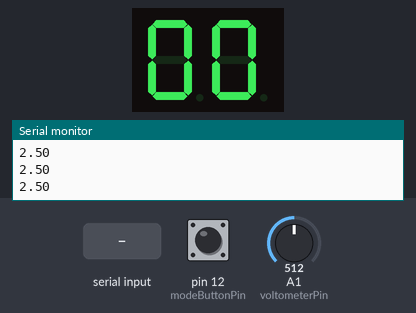
Bench run of a program on a simulated Arduino Uno, built with avr-gcc and run on an emulated ATmega328P. On the bench: 2-digit seven-segment display, the last lines printed to the serial monitor. Wiring (inferred from the names in the program): 2-digit 7-segment display, segments lit when HIGH: segments pin 3, pin 4, pin 5, pin 6, pin 7, pin 8, pin 9; digit selects pin 10, pin 11. Inputs (shaded band) come from the test bench; at power-on: pin 12 (modeButtonPin) HIGH, A1 (voltometerPin) = 512. The segment pins are drawn as the display they are named for.

Above: at 1.2 s.
1.3 s: pin 12 (modeButtonPin) pulled LOW for 0.15 s
2.9 s: "90,45\n" received over Serial
At 3.4 s:
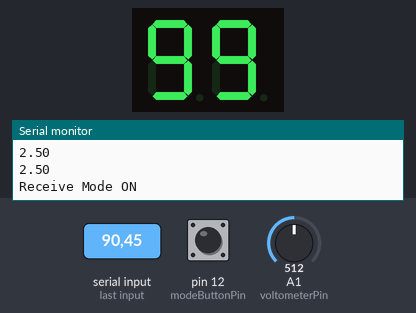
4.4 s: "5\n" received over Serial
At 5.6 s:
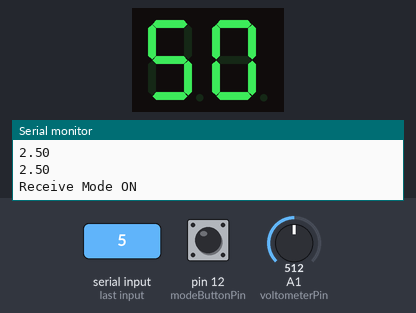
5.9 s: pin 12 (modeButtonPin) pulled LOW for 1 s
Timing chart, 0 to 8.9 s (numbered marks = the images above; inputs shaded):
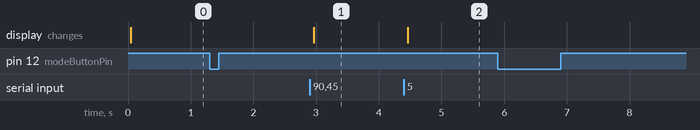

Measured:
- after the input at 2.9 s, the display: changes after 0.06 s (image 1)
- after the input at 4.4 s, the display: changes after 0.06 s (image 2)

The program:

main.cpp
```cpp
/**
 * @file main.cpp
 * @brief Główny plik programu dla Arduino/PlatformIO.
 *
 * W tym pliku zapewniono:
 *  - konfigurację oraz odczyt wartości z potencjometru
 *  - obsługę przycisku losowania (z wykorzystaniem biblioteki Bounce2)
 *  - obsługę przycisku trybu pracy
 *  - inicjalizację funkcji wyświetlania informacji na wyświetlaczu 7-segmentowym (multipleksowanie)
 *  - ustawienie generatora liczb pseudolosowych na bazie odczytu z pinu analogowego
 *
 * Szczegóły funkcjonalne:
 *  - Funkcja setup() inicjalizuje niezbędne moduły (wyświetlacz, przyciski, napięcie) oraz ustawia prędkość transmisji szeregowej.
 *  - Funkcja loop() w kółko odczytuje napięcie, aktualizuje stan przycisków trybu i losowania oraz steruje wyświetlaniem.
 */

#include <Arduino.h>
#include "voltage.h"
#include "button.h"
#include "display.h"
#include "mode.h"

void setup() {
  Serial.begin(9600);

  // Inicjalizacja modułów
  setupDisplay();
  setupRandomButton();
  setupVoltage();
  setupModeButton();

  // Ustawienie ziarna generatora losowego
  randomSeed(analogRead(A0));
}

void loop() {
  // Odczyt napięcia
  updateVoltage();

  // Aktualizacja stanu przycisku losowania
  updateRandomButton();

  // Aktualizacja stanu przycisku trybu
  updateModeButton();

  // Wyświetlanie (multipleksowanie)
  multiplexDisplay();
}
```

button.h
```cpp
/**
 * @file button.h
 * @brief Deklaracje funkcji i zmiennych do obsługi przycisku losowania.
 */

#ifndef BUTTON_H
#define BUTTON_H

#include <Arduino.h>

/**
 * @brief Konfiguruje pin przycisku losowania.
 */
void setupRandomButton();

/**
 * @brief Aktualizuje stan przycisku losowania i obsługuje zdarzenia.
 */
void updateRandomButton();

/**
 * @brief Sprawdza, czy tryb losowania jest włączony.
 * @return True, jeśli losowanie jest włączone, False w przeciwnym razie.
 */
bool isRandomizing();

#endif // BUTTON_H
```

display.h
```cpp
/**
 * @file display.h
 * @brief Deklaracje funkcji i zmiennych do obsługi wyświetlacza 7-segmentowego.
 */

#ifndef DISPLAY_H
#define DISPLAY_H

#include <Arduino.h>

/**
 * @brief Globalna tablica przechowująca bieżące cyfry (dziesiątki i jedności).
 */
extern int currentDigits[2];

/**
 * @brief Konfiguruje piny wyświetlacza 7-segmentowego.
 */
void setupDisplay();

/**
 * @brief Ustawia wartość obu cyfr do wyświetlenia.
 * @param number Liczba z przedziału 0-99.
 */
void displayNumber(int number);

/**
 * @brief Realizuje multipleksowanie (naprzemienne wyświetlanie) obu cyfr.
 *
 * Funkcja powinna być wywoływana w pętli `loop()`.
 */
void multiplexDisplay();

#endif // DISPLAY_H
```

mode.h
```cpp
/**
 * @file mode.h
 * @brief Deklaracje funkcji i zmiennych do obsługi przycisku zmiany trybu.
 */

#ifndef MODE_H
#define MODE_H

#include <Arduino.h>

/**
 * @brief Konfiguruje pin przycisku zmiany trybu.
 */
void setupModeButton();

/**
 * @brief Aktualizuje stan przycisku zmiany trybu i obsługuje zdarzenia.
 */
void updateModeButton();

/**
 * @brief Sprawdza, czy tryb odbioru danych jest włączony.
 * @return True, jeśli Serial ma odbierać dane, False w przeciwnym razie.
 */
bool isReceiveMode();

#endif // MODE_H
```

voltage.h
```cpp
/**
 * @file voltage.h
 * @brief Deklaracje funkcji i zmiennych do obsługi woltomierza.
 */

#ifndef VOLTAGE_H
#define VOLTAGE_H

#include <Arduino.h>

/**
 * @brief Konfiguruje pin woltomierza.
 */
void setupVoltage();

/**
 * @brief Aktualizuje odczyt napięcia i wysyła dane do Serial.
 */
void updateVoltage();

#endif // VOLTAGE_H
```

display.cpp
```cpp
/**
 * @file display.cpp
 * @brief Definicje funkcji i zmiennych związanych z obsługą wyświetlacza 7-segmentowego.
 *
 * Plik zawiera implementację funkcji do obsługi wyświetlacza 7-segmentowego, w tym
 * inicjalizację pinów, wyświetlanie liczb oraz multipleksowanie wyświetlacza.
 */

/**
 * @brief Inicjalizuje piny wyświetlacza 7-segmentowego.
 *
 * Funkcja ustawia odpowiednie piny jako wyjścia i ustawia ich stan początkowy.
 */
void setupDisplay();

/**
 * @brief Wyświetla liczbę na wyświetlaczu 7-segmentowym.
 *
 * @param number Liczba do wyświetlenia (zakres od 0 do 99).
 *
 * Funkcja dzieli liczbę na cyfry dziesiętne i jednostkowe, które są następnie
 * wyświetlane na odpowiednich segmentach wyświetlacza.
 */
void displayNumber(int number);

/**
 * @brief Multipleksuje wyświetlacz 7-segmentowy.
 *
 * Funkcja przełącza między cyframi wyświetlacza, aby wyświetlić pełną liczbę.
 * Każda cyfra jest wyświetlana przez krótki czas, co daje efekt ciągłego wyświetlania.
 */
void multiplexDisplay();

#include "display.h"

const int segments[7] = {3, 4, 5, 6, 7, 8, 9};
const int digitPins[2] = {10, 11};

// Główna definicja currentDigits (bo w display.h mamy extern)
int currentDigits[2] = {0, 0};

const bool digitMatrix[10][7] = {
  {1, 1, 1, 1, 1, 1, 0}, // 0
  {0, 1, 1, 0, 0, 0, 0}, // 1
  {1, 1, 0, 1, 1, 0, 1}, // 2
  {1, 1, 1, 1, 0, 0, 1}, // 3
  {0, 1, 1, 0, 0, 1, 1}, // 4
  {1, 0, 1, 1, 0, 1, 1}, // 5
  {1, 0, 1, 1, 1, 1, 1}, // 6
  {1, 1, 1, 0, 0, 0, 0}, // 7
  {1, 1, 1, 1, 1, 1, 1}, // 8
  {1, 1, 1, 1, 0, 1, 1}  // 9
};

void setupDisplay() {
  for (int i = 0; i < 7; i++) {
    pinMode(segments[i], OUTPUT);
    digitalWrite(segments[i], LOW);
  }
  for (int i = 0; i < 2; i++) {
    pinMode(digitPins[i], OUTPUT);
    digitalWrite(digitPins[i], HIGH);
  }
}

void displayNumber(int number) {
  if (number < 0 || number > 99) return;
  currentDigits[0] = number / 10;
  currentDigits[1] = number % 10;
}

void multiplexDisplay() {
  for (int i = 0; i < 2; i++) {
    digitalWrite(digitPins[i], LOW);
    for (int j = 0; j < 7; j++) {
      digitalWrite(segments[j], digitMatrix[currentDigits[i]][j]);
    }
    delay(5);
    digitalWrite(digitPins[i], HIGH);
  }
}
```

mode.cpp
```cpp
/**
 * @file mode.cpp
 * @brief Plik odpowiedzialny za obsługę przycisku zmiany trybu odbioru danych.
 *
 * Ten plik wykorzystuje bibliotekę Bounce2 w celu eliminowania drgań styków
 * przycisku. Umożliwia przełączanie między trybem odbioru danych, a trybem
 * podstawowym. Informacja o aktualnym stanie trybu jest wyświetlana w konsoli
 * szeregowej w momencie zmiany.
 *
 * Funkcje:
 * - setupModeButton(): Konfiguruje pin przycisku w trybie INPUT_PULLUP
 *   oraz ustawia parametry debouncera.
 * - updateModeButton(): Aktualizuje stan przycisku na podstawie biblioteki
 *   Bounce2, a następnie zmienia tryb oraz komunikuje to przez Serial.
 * - isReceiveMode(): Zwraca aktualną wartość flagi określającej, czy
 *   włączony jest tryb odbioru danych.
 */
#include "mode.h"
#include <Bounce2.h>

const int modeButtonPin = 12; // Pin przycisku zmiany trybu
bool receiveMode = false;     // Flaga trybu odbioru danych

Bounce modeButton = Bounce(); // Obiekt debouncera dla przycisku zmiany trybu

void setupModeButton() {
  pinMode(modeButtonPin, INPUT_PULLUP);
  modeButton.attach(modeButtonPin);
  modeButton.interval(5);
}

void updateModeButton() {
  modeButton.update();
  if (modeButton.rose()) {
    receiveMode = !receiveMode;
    Serial.println(receiveMode ? "Receive Mode ON" : "Receive Mode OFF");
  }
}

bool isReceiveMode() {
  return receiveMode;
}
```

voltage.cpp
```cpp
/**
 * @file voltage.cpp
 * @brief Plik odpowiedzialny za obsługę pomiaru napięcia oraz odbieranie i przetwarzanie danych z portu szeregowego.
 *
 * Ten plik zawiera funkcje umożliwiające:
 *  - Inicjalizację pinu odpowiadającego za pomiar napięcia.
 *  - Odczytywanie wartości napięcia z potencjometru i wysyłanie jej przez Serial.
 *  - Odbieranie danych z aplikacji zewnętrznej, przetwarzanie ich do postaci liczbowej
 *    oraz wyświetlanie na wyświetlaczu 7-segmentowym.
 *
 * @author
 * @date
 */
#include "voltage.h"
#include "display.h"
#include "mode.h"

const byte voltometerPin = A1;
int voltageBinary = 0;
float voltageV = 0.0;

void setupVoltage() {
  pinMode(voltometerPin, INPUT);
}

void updateVoltage() {
  if (!isReceiveMode()) {
    // Tryb wysyłania napięcia z potencjometru do Serial
    voltageBinary = analogRead(voltometerPin);
    voltageV = voltageBinary * (5.0 / 1023.0);
    Serial.println(voltageV);

  } else {
    // Tryb odbioru danych z aplikacji
    if (Serial.available() > 0) {
      String receivedData = Serial.readStringUntil('\n');

      // Krok 1: Konwertuj tekst na float
      float receivedFloat = receivedData.toFloat();

      // Krok 2: Zaokrąglij do jednej cyfry po przecinku
      // np. 3.33 V => 3.3, 4.56 => 4.6
      // (lub zachowaj 2 cyfry po przecinku, jeśli wolisz)
      float roundedFloat = roundf(receivedFloat * 10.0f) / 10.0f;

      // Krok 3: Zamień to na liczbę całkowitą, którą wyświetlisz
      // Np. 3.3 => 33, 4.6 => 46
      // Wtedy "3.3" staje się dwoma cyframi: '3' '3'
      int displayValue = (int) roundf(roundedFloat * 10.0f);

      // Krok 4: Upewnij się, że mieści się w zakresie 0-99
      if (displayValue < 0)   displayValue = 0;
      if (displayValue > 99) displayValue = 99;

      // Krok 5: Wyświetl dwie cyfry na 7-seg
      displayNumber(displayValue);
    }
  }
}
```
